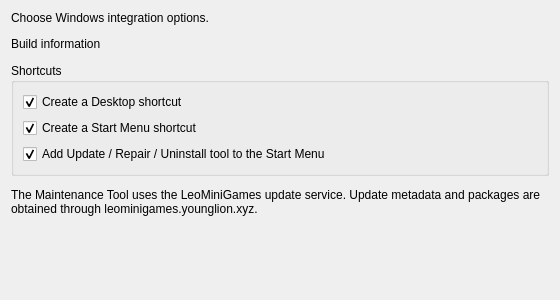
<?xml version="1.0" encoding="UTF-8"?>
<ui version="4.0">
 <class>InstallOptionsPage</class>
 <widget class="QWidget" name="InstallOptionsPage">
  <property name="minimumSize"><size><width>560</width><height>300</height></size></property>
  <layout class="QVBoxLayout" name="verticalLayout">
   <property name="spacing"><number>12</number></property>
   <item><widget class="QLabel" name="IntroLabel"><property name="text"><string>Choose Windows integration options.</string></property><property name="wordWrap"><bool>true</bool></property></widget></item>
   <item><widget class="QLabel" name="BuildLabel"><property name="text"><string>Build information</string></property><property name="wordWrap"><bool>true</bool></property></widget></item>
   <item><widget class="QGroupBox" name="ShortcutGroup"><property name="title"><string>Shortcuts</string></property>
    <layout class="QVBoxLayout" name="shortcutLayout">
     <item><widget class="QCheckBox" name="DesktopShortcutCheckBox"><property name="text"><string>Create a Desktop shortcut</string></property><property name="checked"><bool>true</bool></property></widget></item>
     <item><widget class="QCheckBox" name="StartMenuShortcutCheckBox"><property name="text"><string>Create a Start Menu shortcut</string></property><property name="checked"><bool>true</bool></property></widget></item>
     <item><widget class="QCheckBox" name="MaintenanceShortcutCheckBox"><property name="text"><string>Add Update / Repair / Uninstall tool to the Start Menu</string></property><property name="checked"><bool>true</bool></property></widget></item>
    </layout>
   </widget></item>
   <item><widget class="QLabel" name="UpdateInfoLabel"><property name="text"><string>The Maintenance Tool uses the LeoMiniGames update service. Update metadata and packages are obtained through leominigames.younglion.xyz.</string></property><property name="wordWrap"><bool>true</bool></property></widget></item>
   <item><spacer name="verticalSpacer"><property name="orientation"><enum>Qt::Vertical</enum></property><property name="sizeHint" stdset="0"><size><width>20</width><height>20</height></size></property></spacer></item>
  </layout>
 </widget>
 <resources/>
 <connections/>
</ui>
